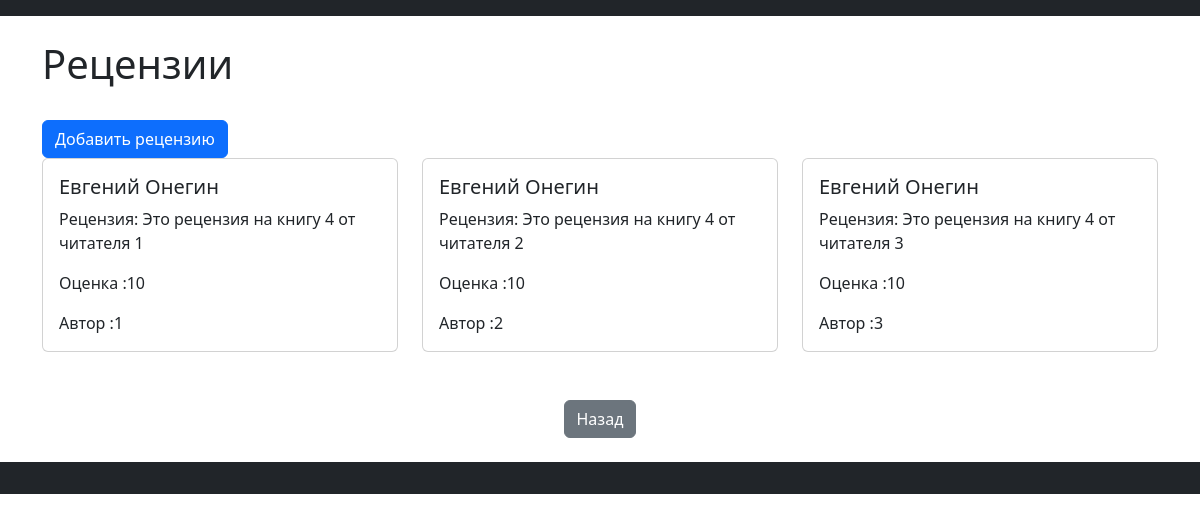
/book/4, run on the app's committed database.
### app/models.py (models this page shows)
class Book(Base):
    __tablename__ = 'books'
    id = Column(Integer, primary_key = True, index = True)
    title = Column(String, unique=True, index = True,nullable=False)
    author = Column(String, index = True, nullable=False)
    image_url = Column(String, index = True, nullable=True)
    description = Column(Text, index = True, nullable=True)
    reviews = relationship('Review', back_populates='book')

class Review(Base):
    __tablename__ = 'reviews'
    id = Column(Integer, primary_key=True, index=True)
    text = Column(Text, nullable=True, index = True)
    rating = Column(Integer, nullable=False, index = True)
    user_id = Column(Integer, ForeignKey('users.id'))
    book_id = Column(Integer, ForeignKey('books.id'))
    user = relationship('User', back_populates='reviews')
    book = relationship('Book', back_populates='reviews')

### app/routes/routes.py (the view)
@router.get("/book/{book_id}", tags=['Book'])
def book_reviews_page(book_id, request: Request, db: Session = Depends(get_db)):
    book = db.query(Book).filter(Book.id == book_id).first()
    if not book:
        raise HTTPException(status_code=404, detail="Книга не найдена")
    review = db.query(Review).filter(Review.book_id == book_id).all()
    return templates.TemplateResponse('book_reviews.html', {'request': request, 'book': book, "reviews": review})

### app/templates/book_reviews.html (shortened to what this page needs)
<!DOCTYPE html>
<html lang="ru">
<head>
    <link href="https://cdn.jsdelivr.net/npm/bootstrap@5.3.0/dist/css/bootstrap.min.css" rel="stylesheet">
</head>
<body>
    <nav class="navbar navbar-expand-lg navbar-dark bg-dark" id="main-nav">
    </nav>
    <div class="container mt-4">
        <div class="d-flex justify-content-between align-items-center mb-4">
            <h1>Рецензии</h1>
        </div>
        <a href="/review/add/{{ book.id }}" class="btn btn-primary">
    Добавить рецензию
</a>
        <div id="books-container" class="row">
            {% for review in reviews %}
            <div class="col-md-4 mb-4">
<div            class="card h-100 book-card">
                <div class="card-body d-flex flex-column">
                    <h5 class="card-title">{{ book.title }}</h5>
                    <p class="card-text">Рецензия: {{ review.text }}</p>
                    <p class="card-text">Оценка :{{ review.rating }}</p>
                    <p class="card-text">Автор :{{ review.user_id }}</p>
                    </div>
                </div>
            </div>
            {% endfor %}
        </div>
        <div class="text-center my-4">
            <a href="/menu" class="btn btn-secondary">Назад</a>
        </div>
    </div>
    <footer class="bg-dark text-white py-3 mt-4" id="main-footer">
    </footer>
</body>
</html>

### app/templates/book_reviews.html (style rules this page uses)
.book-card { transition: transform 0.3s; cursor: pointer; }

### data on the page
Review: text "Это рецензия на книгу 4 от читателя 1", rating "10", user_id "1"
Book: title "Евгений Онегин"
Review: text "Это рецензия на книгу 4 от читателя 2", rating "10", user_id "2"
Review: text "Это рецензия на книгу 4 от читателя 3", rating "10", user_id "3"
